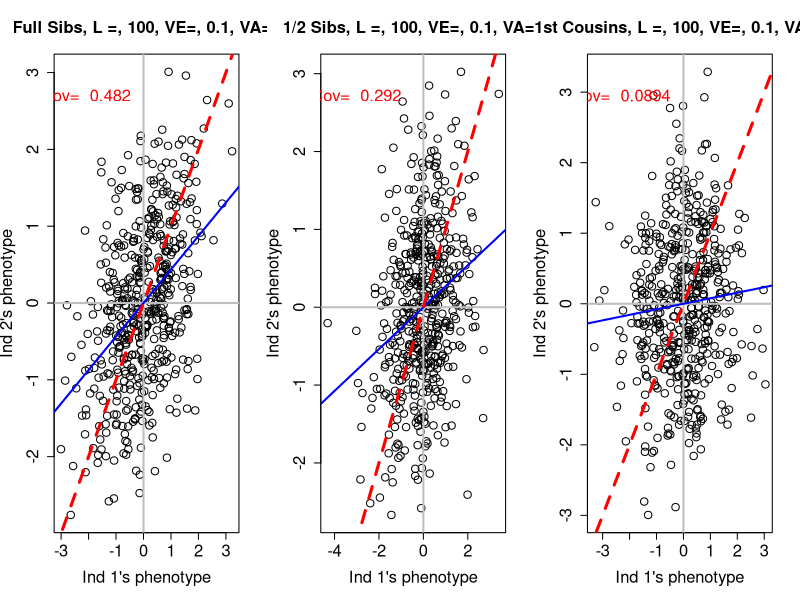

Source code (R):


##Paste this in first
genetic.covar<-function(L=20, environ.var,Num_inds=1000,print.slope=FALSE,sel.cutoff=FALSE,ibd.prob,relly.type=""){
	##Quantitative genetics sims
	allele.freq<-0.5   ###each locus is assumed to have the same allele frequencies. This is just to simplify the coding, in reality these results work when each locus has its own frequency (and the coding wouldn't be too much harder). 
	 stopifnot(sum(ibd.prob)==1)
	 
	
	##MAKE A IND 1ss
	## For each ind, at each locus we draw an allele (either 0 or 1) from the population allele frequency. 
	##We do this twice for each ind two represent the two haplotypes in the mother 
	ind.hap.1<-replicate(Num_inds, rbinom(L,1,allele.freq) )
	ind.hap.2<-replicate(Num_inds, rbinom(L,1,allele.freq) )
	##type mum.hap.1[,1] to see the 1st mothers 1st haplotype
	
	##Each mothers genotype at each locus is either 0,1,2
	ind.geno<-ind.hap.1+ind.hap.2
	
	additive.genetic<-colSums(ind.geno)
	genetic.sd<-sd(additive.genetic)
	mean.genetic<-mean(additive.genetic)
	
	additive.genetic<-additive.genetic / sd(additive.genetic)
	ind.pheno<- additive.genetic + rnorm(Num_inds,sd=sqrt(environ.var))
	ind.pheno<-ind.pheno-mean(ind.pheno)

	##MAKE A IND 2's
	###routine to generate genotypes for set of 2nd individual based on our genotypes for first
	other.ind.geno<-sapply(1:Num_inds,function(ind){
		sapply(1:L,function(snp){
			num.ibd<-sample(0:2,1,prob=ibd.prob)
			if(num.ibd==0){my.geno<-sum(rbinom(2,1,allele.freq))} 
			if(num.ibd==1){my.geno<-ind.hap.1[snp,ind]+rbinom(1,1,allele.freq)} 
			if(num.ibd==2){my.geno<-ind.geno[snp,ind]}
			return(my.geno)
		})
	})
	
	other.ind.additive.genetic<-colSums(other.ind.geno)
	genetic.sd<-sd(other.ind.additive.genetic)
	mean.genetic<-mean(other.ind.additive.genetic)	
	other.ind.additive.genetic<-other.ind.additive.genetic / sd(other.ind.additive.genetic)
	other.pheno<- other.ind.additive.genetic + rnorm(Num_inds,sd=sqrt(environ.var))
	other.pheno<-other.pheno-mean(other.pheno)

	plot(ind.pheno,other.pheno,xlab="Ind 1's phenotype",ylab="Ind 2's phenotype",cex=1.5,cex.axis=1.5,cex.main=1.5,cex.lab=1.5,
	main=paste(relly.type,"L =",L,"VE=",environ.var,"VA=1",sep=", "))
	abline(h=0,col="grey",lwd=2)
	abline(v=0,col="grey",lwd=2)
	abline(lm(other.pheno~ind.pheno),col="blue",lwd=2)
	abline(0,1,col="red",lwd=3,lty=2)
	my.cov<-cov(ind.pheno,other.pheno);
	text(x=min(ind.pheno)*.7,y=max(other.pheno)*.9,label=paste("Cov= ",format(my.cov,digit=3)),col="red",lwd=4,cex=1.5)
	cat("pheno. covariance=",my.cov,"\n")
	cat("Expected covar=",sum(ibd.prob*c(0,0.5,1)),"\n")
	VA<-my.cov/sum(ibd.prob*c(0,0.5,1))
	cat("VA= ", VA,"h2= ",VA/var(c(ind.pheno,other.pheno)),"\n")
 }
 

layout(t(1:3))

genetic.covar(L=100, environ.var=0.1,Num_inds=500,ibd.prob=c(0.25,0.5,0.25),relly.type="Full Sibs")
genetic.covar(L=100, environ.var=0.1,Num_inds=500,ibd.prob=c(0.5,0.5,0),relly.type="1/2 Sibs")
genetic.covar(L=100, environ.var=0.1,Num_inds=500,ibd.prob=c(0.75,0.25,0.0),relly.type="1st Cousins")

 

 
 
